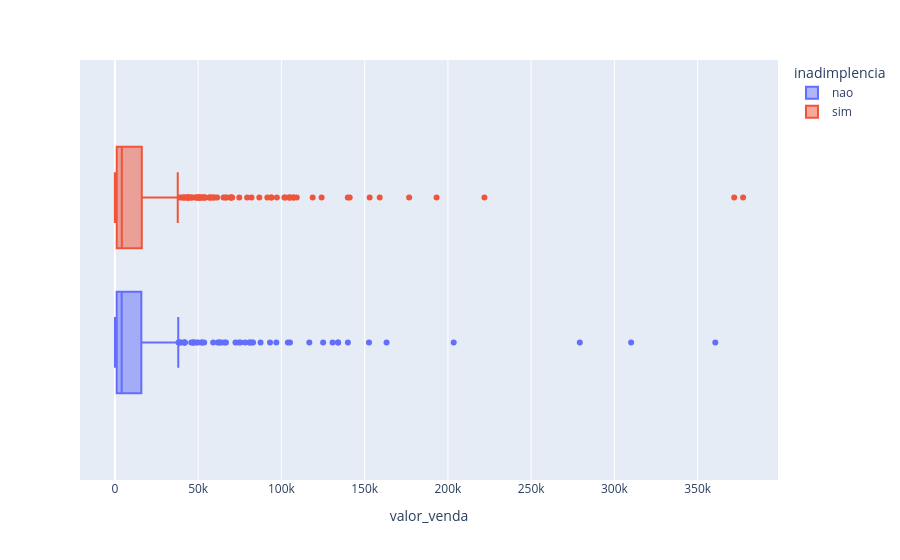

Notebook cell for this chart:
### Code cell
px.box(dados, x = 'valor_venda', color = 'inadimplencia')

### Figure 1 — Plotly figure (JSON) as saved in the notebook; plotly's stock layout.template omitted (floating-point values rounded to 4 significant figures; data arrays with more than 128 entries replaced by an {"elided": "..."} marker saying what was removed)
{"data": [{"alignmentgroup": "True", "hovertemplate": "inadimplencia=nao<br>valor_venda=%{x}<extra></extra>", "legendgroup": "nao", "marker": {"color": "#636efa"}, "name": "nao", "notched": false, "offsetgroup": "nao", "orientation": "h", "showlegend": true, "type": "box", "x": {"elided": "390 float values"}, "x0": " ", "xaxis": "x", "y0": " ", "yaxis": "y"}, {"alignmentgroup": "True", "hovertemplate": "inadimplencia=sim<br>valor_venda=%{x}<extra></extra>", "legendgroup": "sim", "marker": {"color": "#EF553B"}, "name": "sim", "notched": false, "offsetgroup": "sim", "orientation": "h", "showlegend": true, "type": "box", "x": {"elided": "617 float values"}, "x0": " ", "xaxis": "x", "y0": " ", "yaxis": "y"}], "layout": {"boxmode": "group", "legend": {"title": {"text": "inadimplencia"}, "tracegroupgap": 0}, "margin": {"t": 60}, "xaxis": {"anchor": "y", "domain": [0, 1], "title": {"text": "valor_venda"}}, "yaxis": {"anchor": "x", "domain": [0, 1]}}}
